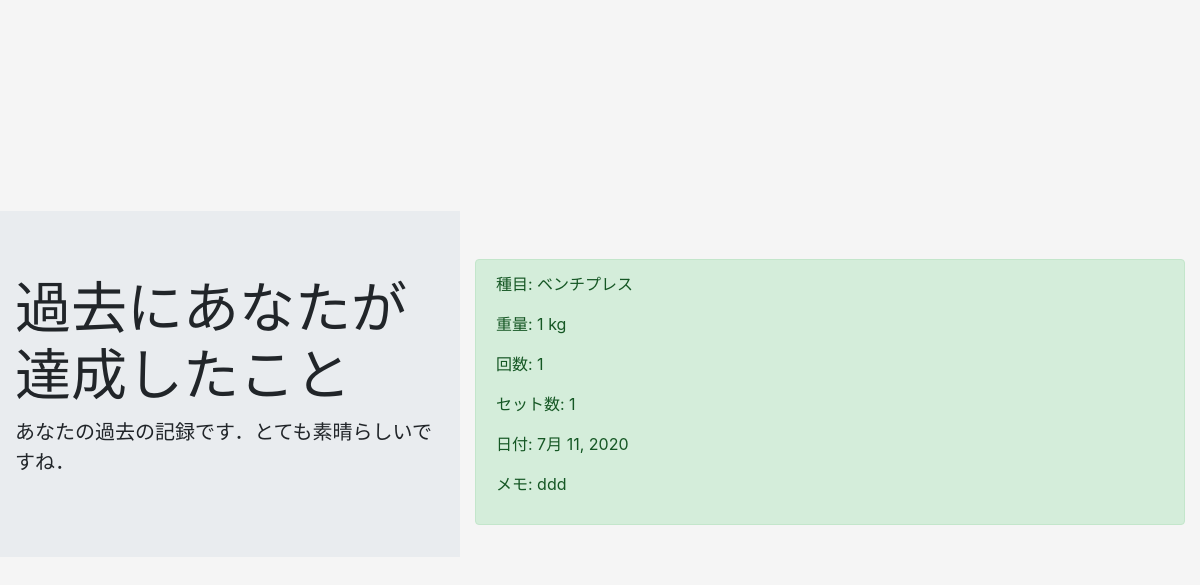
/detail/23, run on the app's committed database.
### td_app1/models.py (models this page shows, shortened)
class TrainingDiaryModel(models.Model):
    body_part = models.CharField( #部位
        max_length = 100,
        choices = BODY_PART
    )
    train_name = models.CharField(max_length=100) #種目名
    weight = models.IntegerField() #重さ
    raise_times = models.IntegerField() #回数
    set_times = models.IntegerField() #セット数
    date = models.DateField() #日付
    memo = models.TextField(blank=True, null=True, default='') #メモ
    author = models.CharField(max_length=100, null=True, default='')

### td_app1/views.py (the view)
# urls.py: path('detail/<int:pk>', DiaryDetail.as_view(), name='detail'),
class DiaryDetail(DetailView):
    template_name = 'detail.html'
    model = TrainingDiaryModel #どのモデルを使用するかの指定

### templates/detail.html
{% extends 'base.html' %}
{% block header %}
<div class="jumbotron jumbotron-fluid">
  <div class="container">
    <h1 class="display-4">過去にあなたが達成したこと</h1>
    <p class="lead">あなたの過去の記録です．とても素晴らしいですね．</p>
  </div>
</div>
{% endblock header %}
{% block content %}
<div class="container">
  <div class="alert alert-success" role="alert">
    <p>種目: {{ object.train_name }}</p>
    <p>重量: {{ object.weight }} kg </p>
    <p>回数: {{ object.raise_times }}</p>
    <p>セット数: {{ object.set_times }}</p>
    <p>日付: {{ object.date }}</p>
    <p>メモ: {{ object.memo }}</p>
  </div>
</div>
{% endblock content %}

### static/style.css (style rules this page uses)
html, body { height: 100%; }
body { display: -ms-flexbox; display: flex; -ms-flex-align: center; align-items: center; padding-top: 40px; padding-bottom: 40px; background-color: #f5f5f5; }

### data on the page
TrainingDiaryModel: train_name "ベンチプレス", weight "1", raise_times "1", set_times "1", date "7月 11, 2020", memo "ddd"
